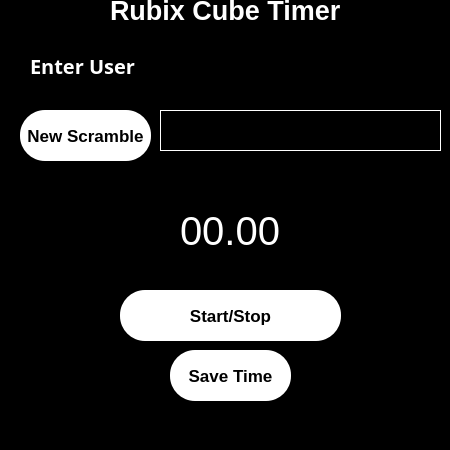
<?xml version="1.0" encoding="UTF-8"?>
<ui version="4.0">
 <class>MainWindow</class>
 <widget class="QMainWindow" name="MainWindow">
  <property name="geometry">
   <rect>
    <x>0</x>
    <y>0</y>
    <width>450</width>
    <height>450</height>
   </rect>
  </property>
  <property name="minimumSize">
   <size>
    <width>450</width>
    <height>450</height>
   </size>
  </property>
  <property name="maximumSize">
   <size>
    <width>450</width>
    <height>450</height>
   </size>
  </property>
  <property name="windowTitle">
   <string>MainWindow</string>
  </property>
  <property name="styleSheet">
   <string notr="true">background-color: rgb(0, 0, 0);</string>
  </property>
  <widget class="QWidget" name="centralwidget">
   <widget class="QLabel" name="label">
    <property name="geometry">
     <rect>
      <x>110</x>
      <y>-30</y>
      <width>251</width>
      <height>81</height>
     </rect>
    </property>
    <property name="minimumSize">
     <size>
      <width>81</width>
      <height>51</height>
     </size>
    </property>
    <property name="font">
     <font>
      <pointsize>20</pointsize>
      <weight>75</weight>
      <bold>true</bold>
     </font>
    </property>
    <property name="styleSheet">
     <string notr="true">color: rgb(255, 255, 255);</string>
    </property>
    <property name="text">
     <string>Rubix Cube Timer</string>
    </property>
   </widget>
   <widget class="QPushButton" name="Save">
    <property name="geometry">
     <rect>
      <x>170</x>
      <y>350</y>
      <width>121</width>
      <height>51</height>
     </rect>
    </property>
    <property name="font">
     <font>
      <pointsize>13</pointsize>
      <weight>75</weight>
      <bold>true</bold>
     </font>
    </property>
    <property name="styleSheet">
     <string notr="true">QPushButton {
	background-color: rgb(255, 255, 255);
	border-radius: 25px;
	width: 25px;
	height: 25px;
}</string>
    </property>
    <property name="text">
     <string>Save Time</string>
    </property>
   </widget>
   <widget class="QPushButton" name="New_Scramble">
    <property name="geometry">
     <rect>
      <x>20</x>
      <y>110</y>
      <width>131</width>
      <height>51</height>
     </rect>
    </property>
    <property name="font">
     <font>
      <pointsize>13</pointsize>
      <weight>75</weight>
      <bold>true</bold>
     </font>
    </property>
    <property name="styleSheet">
     <string notr="true">QPushButton {
	background-color: rgb(255, 255, 255);
	border-radius: 25px;
	width: 25px;
	height: 25px;
}</string>
    </property>
    <property name="text">
     <string>New Scramble</string>
    </property>
   </widget>
   <widget class="QLabel" name="Scramble_Output">
    <property name="geometry">
     <rect>
      <x>160</x>
      <y>110</y>
      <width>281</width>
      <height>41</height>
     </rect>
    </property>
    <property name="font">
     <font>
      <pointsize>11</pointsize>
     </font>
    </property>
    <property name="autoFillBackground">
     <bool>false</bool>
    </property>
    <property name="styleSheet">
     <string notr="true">color: rgb(255, 255, 255);</string>
    </property>
    <property name="frameShape">
     <enum>QFrame::Box</enum>
    </property>
    <property name="frameShadow">
     <enum>QFrame::Plain</enum>
    </property>
    <property name="text">
     <string/>
    </property>
   </widget>
   <widget class="QLabel" name="Timer_stopwatch">
    <property name="geometry">
     <rect>
      <x>180</x>
      <y>190</y>
      <width>101</width>
      <height>81</height>
     </rect>
    </property>
    <property name="font">
     <font>
      <pointsize>30</pointsize>
     </font>
    </property>
    <property name="styleSheet">
     <string notr="true">color: rgb(255, 255, 255);</string>
    </property>
    <property name="text">
     <string>00.00</string>
    </property>
   </widget>
   <widget class="QPushButton" name="StartandStop">
    <property name="geometry">
     <rect>
      <x>120</x>
      <y>290</y>
      <width>221</width>
      <height>51</height>
     </rect>
    </property>
    <property name="font">
     <font>
      <pointsize>13</pointsize>
      <weight>75</weight>
      <bold>true</bold>
     </font>
    </property>
    <property name="styleSheet">
     <string notr="true">QPushButton {
	
	background-color: rgb(255, 255, 255);
	border-radius: 25px;
	width: 25px;
	height: 25px;
}</string>
    </property>
    <property name="text">
     <string>Start/Stop</string>
    </property>
   </widget>
   <widget class="QLineEdit" name="Username">
    <property name="geometry">
     <rect>
      <x>160</x>
      <y>50</y>
      <width>281</width>
      <height>31</height>
     </rect>
    </property>
    <property name="styleSheet">
     <string notr="true">color: rgb(255, 255, 255);</string>
    </property>
   </widget>
   <widget class="QLabel" name="label_3">
    <property name="geometry">
     <rect>
      <x>30</x>
      <y>50</y>
      <width>111</width>
      <height>31</height>
     </rect>
    </property>
    <property name="font">
     <font>
      <family>Sitka</family>
      <pointsize>15</pointsize>
      <weight>75</weight>
      <bold>true</bold>
     </font>
    </property>
    <property name="autoFillBackground">
     <bool>false</bool>
    </property>
    <property name="styleSheet">
     <string notr="true">color: rgb(255, 255, 255);</string>
    </property>
    <property name="text">
     <string>Enter User :</string>
    </property>
   </widget>
  </widget>
  <widget class="QMenuBar" name="menubar">
   <property name="geometry">
    <rect>
     <x>0</x>
     <y>0</y>
     <width>450</width>
     <height>21</height>
    </rect>
   </property>
  </widget>
  <widget class="QStatusBar" name="statusbar"/>
 </widget>
 <resources/>
 <connections/>
</ui>
